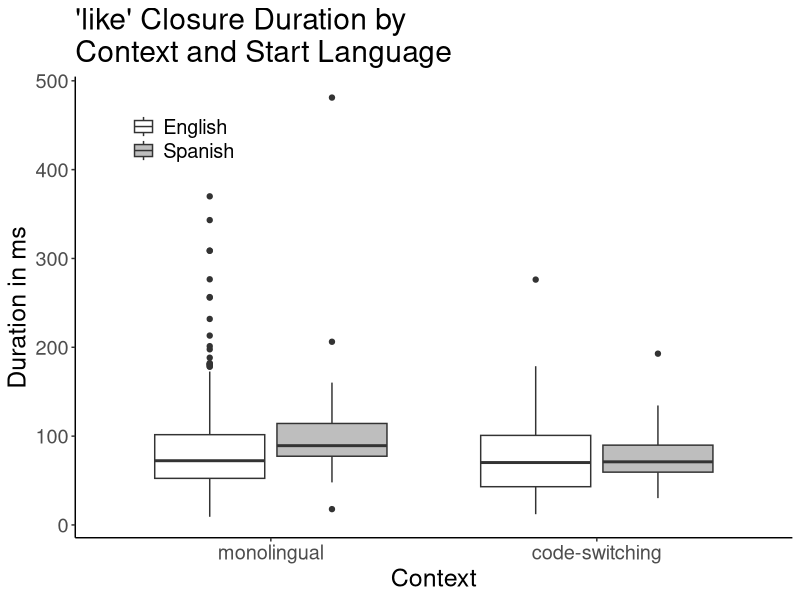
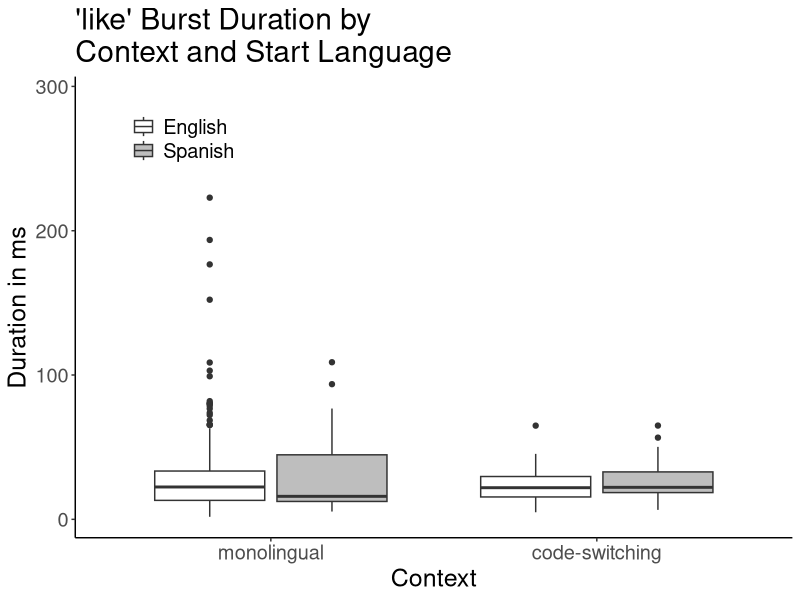
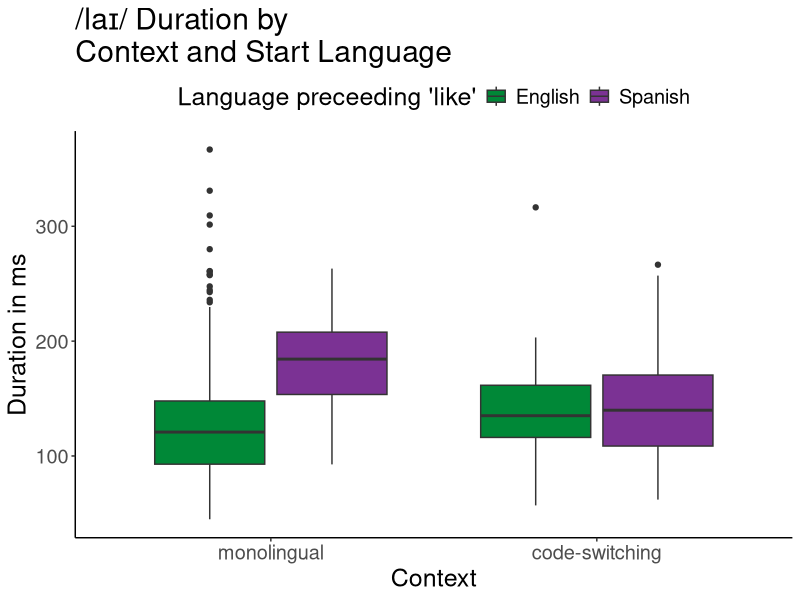

R code for these plots, in order:
## LOAD PACKAGES
library(lme4)
library(ggplot2)
library(RColorBrewer)


## SET COLORS
colors = brewer.pal(5, "PRGn")
eng_col = colors[5]
sp_col = colors[1]


## READ IN DATA AND CLEAN
data = read.table("data/duration.txt", header=T, sep="\t")

# Get rid of 'verb' tokens
data = subset(data, gram_cat!="V")
	data$gram_cat = factor(data$gram_cat)
	
# Get rid of 'CS3' tokens
data = subset(data, context_cat!="CS3")
	data$context_cat = factor(data$context_cat)
	data$context_start_lg = factor(data$context_start_lg)
	data$context_specific = factor(data$context_specific)
	
# Subset out data with main code-switching tokens
data_sub = subset(data, context_specific=="E" | context_specific=="S" | context_specific=="CS_ES" | context_specific=="CS_SE")
	data_sub$context_specific = factor(data_sub$context_specific)
	data_sub$context_cat = factor(data_sub$context_cat)
	data_sub$context_start_lg = factor(data_sub$context_start_lg)
	
# Reorder and rename variables
data_sub$context_cat = factor(data_sub$context_cat, levels=c("ML", "CS"), labels=c("monolingual", "code-switching"))
data_sub$context_start_lg = factor(data_sub$context_start_lg, levels=c("E", "S"), labels=c("English", "Spanish"))

# Organize data for boxplot of burst production
data_burst = aggregate(data_sub$burst_presence, by=list(data_sub$context_cat, data_sub$context_start_lg), FUN=mean)
	colnames(data_burst) = c("context_cat", "context_start_lg", "burst_percentage")
	

## MAKE PLOTS
# Boxplot of like duration
duration_plot <- ggplot(data_sub, aes(x=context_cat, y=like_duration_ms)) +
					geom_boxplot(aes(fill=context_start_lg)) +
					scale_fill_manual(values=c(eng_col, sp_col)) +
					#scale_fill_manual(values=c("white", "grey")) +
					ggtitle("/la\u026A/ Duration by\nContext and Start Language") +
					xlab("Context") +
					ylab("Duration in ms") +
					guides(fill=guide_legend(title="Language preceeding \'like\'")) +
					theme_bw() +
					theme(text=element_text(size=18), title=element_text(size=18), panel.border = element_blank(), panel.grid.major = element_blank(), panel.grid.minor = element_blank(), axis.line = element_line(colour = "black"),
					      legend.position="top", legend.key=element_blank())

cairo_pdf("figures/like_duration.pdf")
duration_plot
dev.off()
	
# Boxplot of closure duration
data_clos = subset(data_sub, closure_duration > 0)
closure_duration_plot <- ggplot(data_clos, aes(x=context_cat, y=closure_duration)) +
					geom_boxplot(aes(fill=context_start_lg)) +
					scale_fill_manual(values=c("white", "grey")) +
					ggtitle("'like' Closure Duration by\nContext and Start Language") +
					xlab("Context") +
					ylab("Duration in ms") +
					guides(fill=guide_legend(title="")) +
					theme_bw() +
					theme(text=element_text(size=18), title=element_text(size=18), panel.border = element_blank(), panel.grid.major = element_blank(), panel.grid.minor = element_blank(), axis.line = element_line(colour = "black"), legend.position=c(0.15, 0.9))
	#pdf("../figures/closure_duration.pdf")
closure_duration_plot
	#dev.off()
	
# Boxplot of burst duration
data_burst = subset(data_sub, burst_duration > 0)
burst_duration_plot <- ggplot(data_burst, aes(x=context_cat, y=burst_duration)) +
					geom_boxplot(aes(fill=context_start_lg)) +
					scale_fill_manual(values=c("white", "grey")) +
					ggtitle("'like' Burst Duration by\nContext and Start Language") +
					xlab("Context") +
					ylab("Duration in ms") +
					guides(fill=guide_legend(title="")) +
					theme_bw() +
					theme(text=element_text(size=18), title=element_text(size=18), panel.border = element_blank(), panel.grid.major = element_blank(), panel.grid.minor = element_blank(), axis.line = element_line(colour = "black"), legend.position=c(0.15, 0.9))
	#pdf("../figures/burst_duration.pdf")
burst_duration_plot
	#dev.off()
